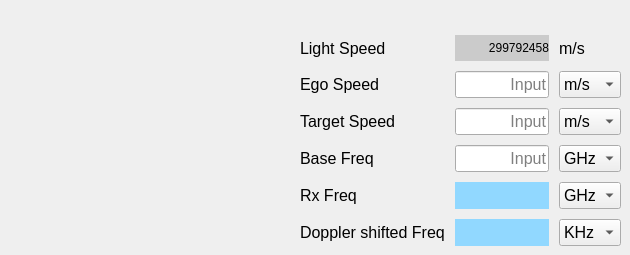
      <widget class="QWidget" name="tab_30">
       <attribute name="title">
        <string>Doppler Shift Freq</string>
       </attribute>
       <widget class="QWidget" name="gridLayoutWidget_30">
        <property name="geometry">
         <rect>
          <x>300</x>
          <y>35</y>
          <width>321</width>
          <height>211</height>
         </rect>
        </property>
        <layout class="QGridLayout" name="gridLayout_30">
         <property name="spacing">
          <number>10</number>
         </property>
         <item row="4" column="0">
          <widget class="QLabel" name="label_157">
           <property name="font">
            <font>
             <pointsize>12</pointsize>
             <bold>false</bold>
            </font>
           </property>
           <property name="text">
            <string>Rx Freq</string>
           </property>
          </widget>
         </item>
         <item row="2" column="0">
          <widget class="QLabel" name="label_155">
           <property name="font">
            <font>
             <pointsize>12</pointsize>
             <bold>false</bold>
            </font>
           </property>
           <property name="text">
            <string>Target Speed</string>
           </property>
          </widget>
         </item>
         <item row="1" column="0">
          <widget class="QLabel" name="label_154">
           <property name="font">
            <font>
             <pointsize>12</pointsize>
             <bold>false</bold>
            </font>
           </property>
           <property name="text">
            <string>Ego Speed</string>
           </property>
          </widget>
         </item>
         <item row="2" column="1">
          <widget class="QLineEdit" name="input_dsf_v2">
           <property name="font">
            <font>
             <pointsize>12</pointsize>
             <bold>false</bold>
            </font>
           </property>
           <property name="alignment">
            <set>Qt::AlignRight|Qt::AlignTrailing|Qt::AlignVCenter</set>
           </property>
           <property name="dragEnabled">
            <bool>true</bool>
           </property>
           <property name="placeholderText">
            <string>Input</string>
           </property>
          </widget>
         </item>
         <item row="3" column="1">
          <widget class="QLineEdit" name="input_dsf_base_fr">
           <property name="font">
            <font>
             <pointsize>12</pointsize>
             <bold>false</bold>
            </font>
           </property>
           <property name="alignment">
            <set>Qt::AlignRight|Qt::AlignTrailing|Qt::AlignVCenter</set>
           </property>
           <property name="dragEnabled">
            <bool>true</bool>
           </property>
           <property name="placeholderText">
            <string>Input</string>
           </property>
          </widget>
         </item>
         <item row="5" column="0">
          <widget class="QLabel" name="label_158">
           <property name="font">
            <font>
             <pointsize>12</pointsize>
             <bold>false</bold>
            </font>
           </property>
           <property name="text">
            <string>Doppler shifted Freq</string>
           </property>
          </widget>
         </item>
         <item row="0" column="0">
          <widget class="QLabel" name="label_152">
           <property name="font">
            <font>
             <pointsize>12</pointsize>
             <bold>false</bold>
            </font>
           </property>
           <property name="text">
            <string>Light Speed</string>
           </property>
          </widget>
         </item>
         <item row="1" column="1">
          <widget class="QLineEdit" name="input_dsf_v1">
           <property name="font">
            <font>
             <pointsize>12</pointsize>
             <bold>false</bold>
            </font>
           </property>
           <property name="alignment">
            <set>Qt::AlignRight|Qt::AlignTrailing|Qt::AlignVCenter</set>
           </property>
           <property name="dragEnabled">
            <bool>true</bool>
           </property>
           <property name="placeholderText">
            <string>Input</string>
           </property>
          </widget>
         </item>
         <item row="3" column="0">
          <widget class="QLabel" name="label_156">
           <property name="font">
            <font>
             <pointsize>12</pointsize>
             <bold>false</bold>
            </font>
           </property>
           <property name="text">
            <string>Base Freq</string>
           </property>
          </widget>
         </item>
         <item row="0" column="2">
          <widget class="QLabel" name="label_160">
           <property name="font">
            <font>
             <pointsize>12</pointsize>
             <bold>false</bold>
            </font>
           </property>
           <property name="text">
            <string>m/s</string>
           </property>
          </widget>
         </item>
         <item row="4" column="1">
          <widget class="QLabel" name="output_dsf_rx_fr">
           <property name="font">
            <font>
             <pointsize>12</pointsize>
             <bold>false</bold>
            </font>
           </property>
           <property name="styleSheet">
            <string notr="true">QLabel{background-color: rgb(145, 216, 255)}</string>
           </property>
           <property name="text">
            <string/>
           </property>
           <property name="alignment">
            <set>Qt::AlignRight|Qt::AlignTrailing|Qt::AlignVCenter</set>
           </property>
          </widget>
         </item>
         <item row="5" column="1">
          <widget class="QLabel" name="output_dsf_dsf">
           <property name="font">
            <font>
             <pointsize>12</pointsize>
             <bold>false</bold>
            </font>
           </property>
           <property name="styleSheet">
            <string notr="true">QLabel{background-color: rgb(145, 216, 255)}</string>
           </property>
           <property name="text">
            <string/>
           </property>
           <property name="alignment">
            <set>Qt::AlignRight|Qt::AlignTrailing|Qt::AlignVCenter</set>
           </property>
          </widget>
         </item>
         <item row="1" column="2">
          <widget class="QComboBox" name="comboBox_dsf_v1">
           <property name="font">
            <font>
             <pointsize>12</pointsize>
             <bold>false</bold>
            </font>
           </property>
           <item>
            <property name="text">
             <string>m/s</string>
            </property>
           </item>
           <item>
            <property name="text">
             <string>kph</string>
            </property>
           </item>
          </widget>
         </item>
         <item row="2" column="2">
          <widget class="QComboBox" name="comboBox_dsf_v2">
           <property name="font">
            <font>
             <pointsize>12</pointsize>
             <bold>false</bold>
            </font>
           </property>
           <item>
            <property name="text">
             <string>m/s</string>
            </property>
           </item>
           <item>
            <property name="text">
             <string>kph</string>
            </property>
           </item>
          </widget>
         </item>
         <item row="3" column="2">
          <widget class="QComboBox" name="comboBox_dsf_base_fr">
           <property name="font">
            <font>
             <pointsize>12</pointsize>
             <bold>false</bold>
            </font>
           </property>
           <item>
            <property name="text">
             <string>GHz</string>
            </property>
           </item>
           <item>
            <property name="text">
             <string>Hz</string>
            </property>
           </item>
          </widget>
         </item>
         <item row="4" column="2">
          <widget class="QComboBox" name="comboBox_dsf_rx_fr">
           <property name="font">
            <font>
             <pointsize>12</pointsize>
             <bold>false</bold>
            </font>
           </property>
           <item>
            <property name="text">
             <string>GHz</string>
            </property>
           </item>
           <item>
            <property name="text">
             <string>Hz</string>
            </property>
           </item>
          </widget>
         </item>
         <item row="5" column="2">
          <widget class="QComboBox" name="comboBox_dsf_dsf">
           <property name="font">
            <font>
             <pointsize>12</pointsize>
             <bold>false</bold>
            </font>
           </property>
           <item>
            <property name="text">
             <string>KHz</string>
            </property>
           </item>
           <item>
            <property name="text">
             <string>Hz</string>
            </property>
           </item>
          </widget>
         </item>
         <item row="0" column="1">
          <widget class="QLabel" name="label_dsf_vlight">
           <property name="styleSheet">
            <string notr="true">QLabel{background-color: rgb(203, 203, 203)}</string>
           </property>
           <property name="text">
            <string>299792458</string>
           </property>
           <property name="alignment">
            <set>Qt::AlignRight|Qt::AlignTrailing|Qt::AlignVCenter</set>
           </property>
          </widget>
         </item>
        </layout>
       </widget>
      </widget>
